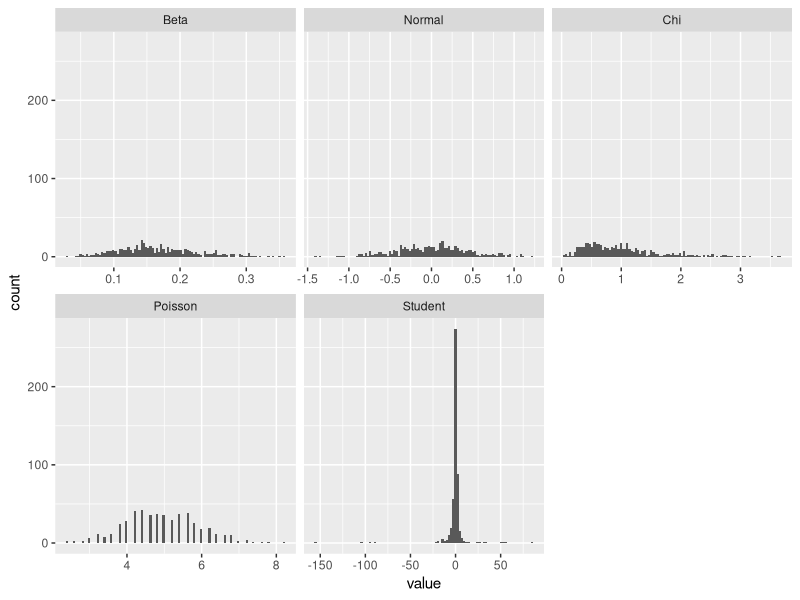
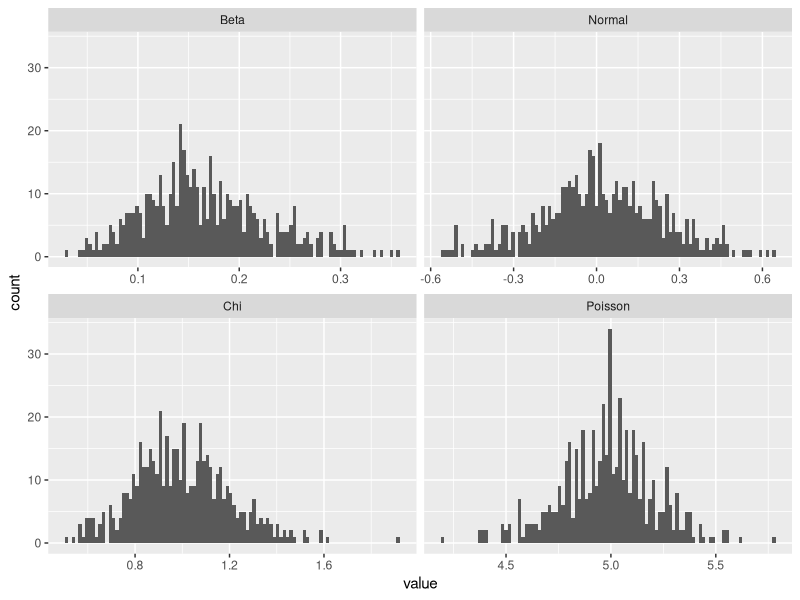

R code for these plots, in order:
## ---- chunk 1
require(MASS)
require(reshape2)
require(ggplot2)
# set seed to ensure that results are reproducible
set.seed(5)
nbr.samples <- 500
sample.sizes <- c(5, 10, 15, 20, 50, 100, 1000, 5000)
result <- NULL
initial.means <- NULL
norm.means <- list()
for (i in seq_along(sample.sizes)) {
    sample.size <- sample.sizes[i]
    beta.data <- sapply(rep(sample.size, nbr.samples), rbeta, 1,5)
    norm.data <- sapply(rep(sample.size,nbr.samples),rnorm)
    chi.data <- sapply(rep(sample.size,nbr.samples),rchisq,df=1)
    pois.data <- sapply(rep(sample.size,nbr.samples),rpois, lambda = 5)
    student.data <- sapply(rep(sample.size, nbr.samples), rt, df = 1)
    all.data <- list("Beta" = beta.data, "Normal" = norm.data, "Chi" = chi.data, "Poisson" = pois.data, "Student" = student.data)
    means <- lapply(all.data, colMeans)
    # store initial mean distribution for visualization
    if (i == 1) {
        initial.means <- means
    }
    logliks <- lapply(means, function(x) fitdistr(x, densfun = "normal")$loglik)
    positive.lik <- names(logliks)[which(logliks > 0)]
    positive.lik <- positive.lik[!positive.lik  %in% names(norm.means)]
    # store as first normal distribution for visualization
    norm.means[positive.lik] <- means[positive.lik]
    result <- rbind(result, data.frame("Sample_Size" = sample.size, logliks))
}
## ---- chunk 2
print(result)
## ---- chunk 3
plot.means <- function(means) {
    mean.df <- as.data.frame(means)
    mean.df <- melt(mean.df, id.vars = NULL)
    ggplot(mean.df, aes(x = value)) + geom_histogram(bins = 100) + facet_wrap(.~variable, scales = "free_x")
}
plot.means(initial.means)
plot.means(norm.means)
## ---- chunk 4
round(quantile(means$Student), 2)
